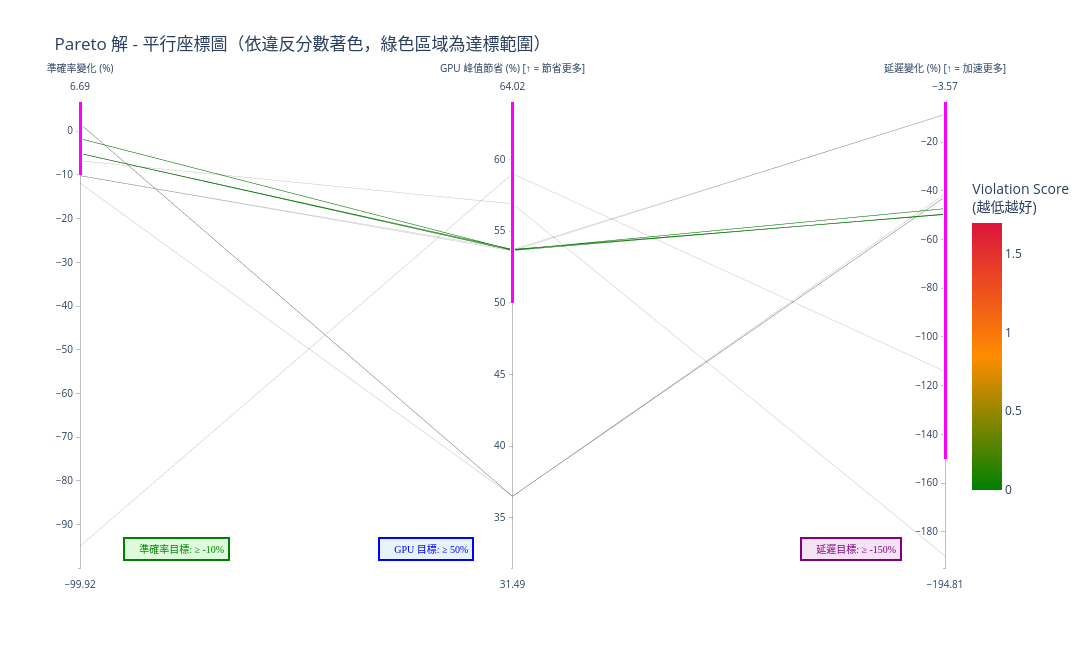

The code cell stored with this chart in its notebook:
### Markdown cell above
## 8. 視覺化 4: 平行座標圖 (Parallel Coordinates)

### Code cell
# 從 all_trials.json 讀取完整資料（包含 violation_score）
# 然後只選擇 Pareto 解來顯示

if 'solutions' in pareto and pareto['solutions']:
    # 建立 Pareto 解的識別函數
    def trial_key(t):
        config = t['config']
        return (config['method'], 
                config.get('bits') or config.get('w_bit'),
                config.get('group_size') or config.get('q_group_size', -1))
    
    # 建立 Pareto 解的 key 集合
    pareto_keys = {trial_key(t) for t in pareto['solutions']}
    
    # 從 all_trials 中找出對應的完整資料（包含 violation_score）
    pareto_with_vs = []
    for t in all_trials['trials']:
        if t.get('status') == 'completed' and trial_key(t) in pareto_keys:
            pareto_with_vs.append(t)
    
    # 準備資料 - DataFrame 的所有列都會自動顯示在 hover 中
    data = []
    
    for idx, t in enumerate(pareto_with_vs, 1):
        config = t['config']
        objectives = t['objectives']
        
        row = {
            'Trial': idx,
            'Method': config['method'],
            'Accuracy (%)': round(objectives['accuracy_change'] * 100, 2),
            'GPU Saving (%)': round(-objectives['gpu_peak_change'] * 100, 2),
            'Latency Change (%)': round(-objectives['latency_change'] * 100, 2),
            'Violation Score': round(t.get('violation_score', 0.0), 4)
        }
        
        # 添加方法特定的參數（這些會在 hover 中顯示）
        if config['method'] == 'gptq':
            row['Bits'] = config.get('bits', 'N/A')
            row['Group Size'] = config.get('group_size', 'N/A')
            row['Desc Act'] = config.get('desc_act', 'N/A')
            row['Symmetric'] = config.get('sym', 'N/A')
            row['Damp %'] = config.get('damp_percent', 'N/A')
        elif config['method'] == 'awq':
            row['Bits'] = config.get('w_bit', 'N/A')
            row['Group Size'] = config.get('q_group_size', 'N/A')
            row['Zero Point'] = config.get('zero_point', 'N/A')
        elif config['method'] == 'bnb':
            row['Bits'] = config.get('bits', 'N/A')
            row['Quant Type'] = config.get('bnb_4bit_quant_type', 'N/A')
        
        data.append(row)
    
    # 轉換為 DataFrame
    import pandas as pd
    df = pd.DataFrame(data)
    
    print(f"\nPareto 解的 violation_score 分佈：")
    print(f"  最小值（最接近目標）: {df['Violation Score'].min():.4f}")
    print(f"  最大值（最遠離目標）: {df['Violation Score'].max():.4f}")
    print(f"  平均值: {df['Violation Score'].mean():.4f}")
    
    # 目標參考值
    targets = {
        'accuracy_min': -10,
        'gpu_peak_max': 50,
        'latency_max': -150
    }
    
    # 建立平行座標圖，並使用 constraintrange 標示達標區域
    import plotly.graph_objects as go
    
    fig = go.Figure(data=
        go.Parcoords(
            line=dict(
                color=df['Violation Score'],
                colorscale=[
                    [0.0, 'rgb(0, 128, 0)'],      # 深綠（低違反，好）
                    [0.5, 'rgb(255, 140, 0)'],    # 深橙（中等）
                    [1.0, 'rgb(220, 20, 60)']     # 深紅（高違反，差）
                ],
                showscale=True,
                cmin=0,
                cmax=df['Violation Score'].max(),
                colorbar=dict(
                    title="Violation Score<br>(越低越好)",
                    len=0.7
                )
            ),
            dimensions=[
                dict(
                    range=[df['Accuracy (%)'].min() - 5, df['Accuracy (%)'].max() + 5],
                    constraintrange=[targets['accuracy_min'], df['Accuracy (%)'].max() + 5],  # 達標區域
                    label='準確率變化 (%)',
                    values=df['Accuracy (%)']
                ),
                dict(
                    range=[df['GPU Saving (%)'].min() - 5, df['GPU Saving (%)'].max() + 5],
                    constraintrange=[targets['gpu_peak_max'], df['GPU Saving (%)'].max() + 5],  # 達標區域
                    label='GPU 峰值節省 (%) [↑ = 節省更多]',
                    values=df['GPU Saving (%)']
                ),
                dict(
                    range=[df['Latency Change (%)'].min() - 5, df['Latency Change (%)'].max() + 5],
                    constraintrange=[targets['latency_max'], df['Latency Change (%)'].max() + 5],  # 達標區域
                    label='延遲變化 (%) [↑ = 加速更多]',
                    values=df['Latency Change (%)']
                )
            ]
        )
    )
    
    # 更新佈局
    fig.update_layout(
        title='Pareto 解 - 平行座標圖（依違反分數著色，綠色區域為達標範圍）',
        height=650,
        width=1200
    )
    
    # === 添加目標線標註（使用 annotation 在軸旁邊）===
    
    # 1. 準確率目標標註
    fig.add_annotation(
        x=0.05, y=0.02,
        xref='paper', yref='paper',
        text=f"🎯 準確率目標: ≥ {targets['accuracy_min']}%",
        showarrow=False,
        font=dict(size=10, color='green', family='Arial Black'),
        xanchor='left',
        bgcolor='rgba(144, 238, 144, 0.3)',
        bordercolor='green',
        borderwidth=2,
        borderpad=4
    )
    
    # 2. GPU 節省目標標註
    fig.add_annotation(
        x=0.4, y=0.02,
        xref='paper', yref='paper',
        text=f"🎯 GPU 目標: ≥ {targets['gpu_peak_max']}%",
        showarrow=False,
        font=dict(size=10, color='blue', family='Arial Black'),
        xanchor='center',
        bgcolor='rgba(173, 216, 230, 0.3)',
        bordercolor='blue',
        borderwidth=2,
        borderpad=4
    )
    
    # 3. 延遲變化目標標註
    fig.add_annotation(
        x=0.95, y=0.02,
        xref='paper', yref='paper',
        text=f"🎯 延遲目標: ≥ {targets['latency_max']}%",
        showarrow=False,
        font=dict(size=10, color='purple', family='Arial Black'),
        xanchor='right',
        bgcolor='rgba(221, 160, 221, 0.3)',
        bordercolor='purple',
        borderwidth=2,
        borderpad=4
    )
    
    fig.show()
    
    print(f"\n📊 平行座標圖顯示了 {len(pareto_with_vs)} 個 Pareto 解")
    
    # 顯示 DataFrame 預覽
    print("\n📋 資料預覽（hover 會顯示所有這些欄位）：")
    print(df.to_string())
else:
    print("未找到 Pareto 解資料")

### Figure 1 — Plotly figure (JSON) as saved in the notebook; plotly's stock layout.template omitted (floating-point values rounded to 4 significant figures)
{"data": [{"dimensions": [{"constraintrange": [-10, 6.69], "label": "準確率變化 (%)", "range": [-99.92, 6.69], "values": [1.69, -6.78, -5.08, -5.08, 1.69, -11.86, -94.92, -1.69, -10.17, -10.17]}, {"constraintrange": [50, 64.02], "label": "GPU 峰值節省 (%) [↑ = 節省更多]", "range": [31.49, 64.02], "values": [36.49, 56.91, 53.66, 53.73, 36.5, 36.5, 59.02, 53.69, 53.63, 53.72]}, {"constraintrange": [-150, -3.57], "label": "延遲變化 (%) [↑ = 加速更多]", "range": [-194.8, -3.57], "values": [-41.35, -189.8, -49.55, -49.74, -42.56, -42.43, -114.1, -47.34, -8.57, -8.8]}], "line": {"cmax": 1.698, "cmin": 0, "color": [0.1351, 0.3981, 0.0, 0.0, 0.135, 0.1723, 1.698, 0.0, 0.0034, 0.0034], "colorbar": {"len": 0.7, "title": {"text": "Violation Score<br>(越低越好)"}}, "colorscale": [[0, "rgb(0, 128, 0)"], [0.5, "rgb(255, 140, 0)"], [1, "rgb(220, 20, 60)"]], "showscale": true}, "type": "parcoords"}], "layout": {"annotations": [{"bgcolor": "rgba(144, 238, 144, 0.3)", "bordercolor": "green", "borderpad": 4, "borderwidth": 2, "font": {"color": "green", "family": "Arial Black", "size": 10}, "showarrow": false, "text": "🎯 準確率目標: ≥ -10%", "x": 0.05, "xanchor": "left", "xref": "paper", "y": 0.02, "yref": "paper"}, {"bgcolor": "rgba(173, 216, 230, 0.3)", "bordercolor": "blue", "borderpad": 4, "borderwidth": 2, "font": {"color": "blue", "family": "Arial Black", "size": 10}, "showarrow": false, "text": "🎯 GPU 目標: ≥ 50%", "x": 0.4, "xanchor": "center", "xref": "paper", "y": 0.02, "yref": "paper"}, {"bgcolor": "rgba(221, 160, 221, 0.3)", "bordercolor": "purple", "borderpad": 4, "borderwidth": 2, "font": {"color": "purple", "family": "Arial Black", "size": 10}, "showarrow": false, "text": "🎯 延遲目標: ≥ -150%", "x": 0.95, "xanchor": "right", "xref": "paper", "y": 0.02, "yref": "paper"}], "height": 650, "title": {"text": "Pareto 解 - 平行座標圖（依違反分數著色，綠色區域為達標範圍）"}, "width": 1200}}
